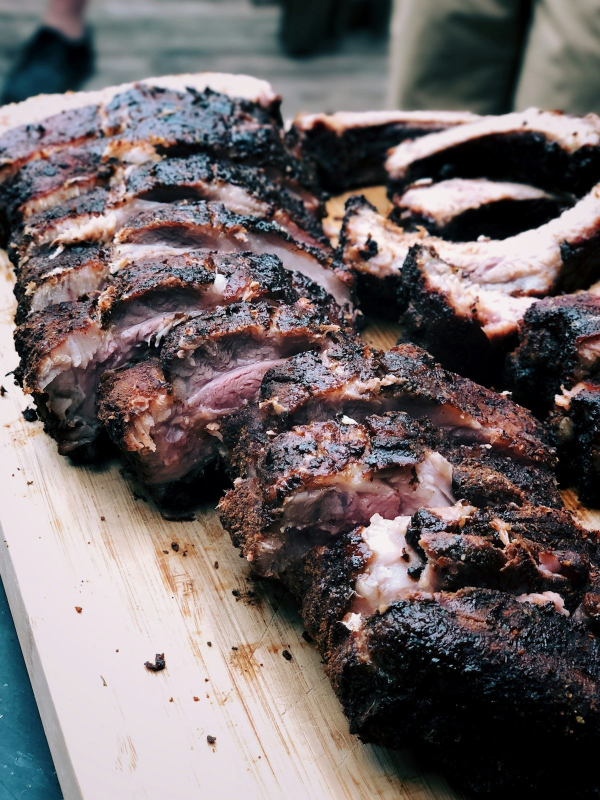
#> input picture assets/images/dining/houston-bbq.jpg, 1200 x 1600 px (shown at 1/2 size)
$ python optimize_images.py
#> lines starting #> are read from the running program, lines starting #| are printed output that depends on the picture
#!/usr/bin/env python3
"""
Image Optimizer for Houston 2025 Travel Guide
This script optimizes all images in the assets/images directory
"""

import os
import sys
from pathlib import Path
from PIL import Image, ImageOps
import concurrent.futures
import argparse

# Default settings
DEFAULT_QUALITY = 80
DEFAULT_WIDTH = 800
THUMBNAIL_WIDTH = 300
FORMATS = ["webp", "jpg"]
MAX_WORKERS = 4

def optimize_image(image_path, output_dir=None, width=DEFAULT_WIDTH, quality=DEFAULT_QUALITY, formats=FORMATS):
    """
    Optimize a single image

    Args:
        image_path: Path to the image file
        output_dir: Directory to save optimized images (if None, use same directory)
        width: Maximum width for the image
        quality: Quality setting (0-100)
        formats: List of formats to save (e.g., ["webp", "jpg"])

    Returns:
        dict: Statistics about the optimization
    """
    try:
        # Open the image
        img = Image.open(image_path)

        # Convert RGBA to RGB if needed (for JPEG compatibility)
        if img.mode == 'RGBA':
            img = img.convert('RGB')

        # Get original size
        original_size = os.path.getsize(image_path)

        # Resize if needed
        if img.width > width:
            # Calculate height to maintain aspect ratio
            height = int(img.height * (width / img.width))
            img = ImageOps.contain(img, (width, height))

        # Determine output directory
        if output_dir is None:
            output_dir = os.path.dirname(image_path)

        # Create output directory if it doesn't exist
        os.makedirs(output_dir, exist_ok=True)

        # Get filename without extension
        filename = Path(image_path).stem

        # Save in each format
        saved_files = []
        total_saved_size = 0

        for fmt in formats:
            # Determine output path
            output_path = os.path.join(output_dir, f"{filename}.{fmt}")

            # Save the image
            img.save(output_path, quality=quality, optimize=True)

            # Get new size
            new_size = os.path.getsize(output_path)

            # Calculate savings
            saved_size = original_size - new_size
            saved_percentage = (saved_size / original_size) * 100 if original_size > 0 else 0

            saved_files.append({
                "path": output_path,
                "format": fmt,
                "original_size": original_size,
                "new_size": new_size,
                "saved_size": saved_size,
                "saved_percentage": saved_percentage
            })

            total_saved_size += saved_size

        return {
            "original_path": image_path,
            "saved_files": saved_files,
            "total_saved_size": total_saved_size
        }

    except Exception as e:
        print(f"Error optimizing {image_path}: {e}")
        return {
            "original_path": image_path,
            "error": str(e)
        }

def find_images(directory):
    """Find all image files in a directory (recursively)"""
    image_extensions = ['.jpg', '.jpeg', '.png', '.gif']
    images = []

    for root, _, files in os.walk(directory):
        for file in files:
            if any(file.lower().endswith(ext) for ext in image_extensions):
                images.append(os.path.join(root, file))

    return images

def format_size(size_bytes):
    """Format size in bytes to human-readable format"""
    for unit in ['B', 'KB', 'MB', 'GB']:
        if size_bytes < 1024.0:
            return f"{size_bytes:.2f} {unit}"
        size_bytes /= 1024.0
    return f"{size_bytes:.2f} TB"

def main():
    """Main function"""
    parser = argparse.ArgumentParser(description="Optimize images for Houston 2025 Travel Guide")
    parser.add_argument("--directory", "-d", default="assets/images", help="Directory containing images to optimize")
    parser.add_argument("--output", "-o", help="Output directory for optimized images")
    parser.add_argument("--width", "-w", type=int, default=DEFAULT_WIDTH, help=f"Maximum width for images (default: {DEFAULT_WIDTH}px)")
    parser.add_argument("--quality", "-q", type=int, default=DEFAULT_QUALITY, help=f"Quality setting (0-100, default: {DEFAULT_QUALITY})")
    parser.add_argument("--formats", "-f", nargs="+", default=FORMATS, help=f"Output formats (default: {' '.join(FORMATS)})")
    parser.add_argument("--workers", type=int, default=MAX_WORKERS, help=f"Number of worker processes (default: {MAX_WORKERS})")

    args = parser.parse_args()

    # Find all images
    print(f"Searching for images in {args.directory}...")
    images = find_images(args.directory)
    print(f"Found {len(images)} images to optimize")

    if not images:
        print("No images found. Exiting.")
        return

    # Optimize images in parallel
    print(f"Optimizing images with {args.workers} worker processes...")
    results = []

    with concurrent.futures.ProcessPoolExecutor(max_workers=args.workers) as executor:
        futures = [executor.submit(optimize_image,
                                  image_path=img,
                                  output_dir=args.output,
                                  width=args.width,
                                  quality=args.quality,
                                  formats=args.formats) for img in images]
#> in optimize_image, img is the input picture: PIL image 1200x1600 RGB; mean R, G, B 112.3, 103, 103.3
#> in optimize_image, `img = ImageOps.contain(img, (width, height))`:
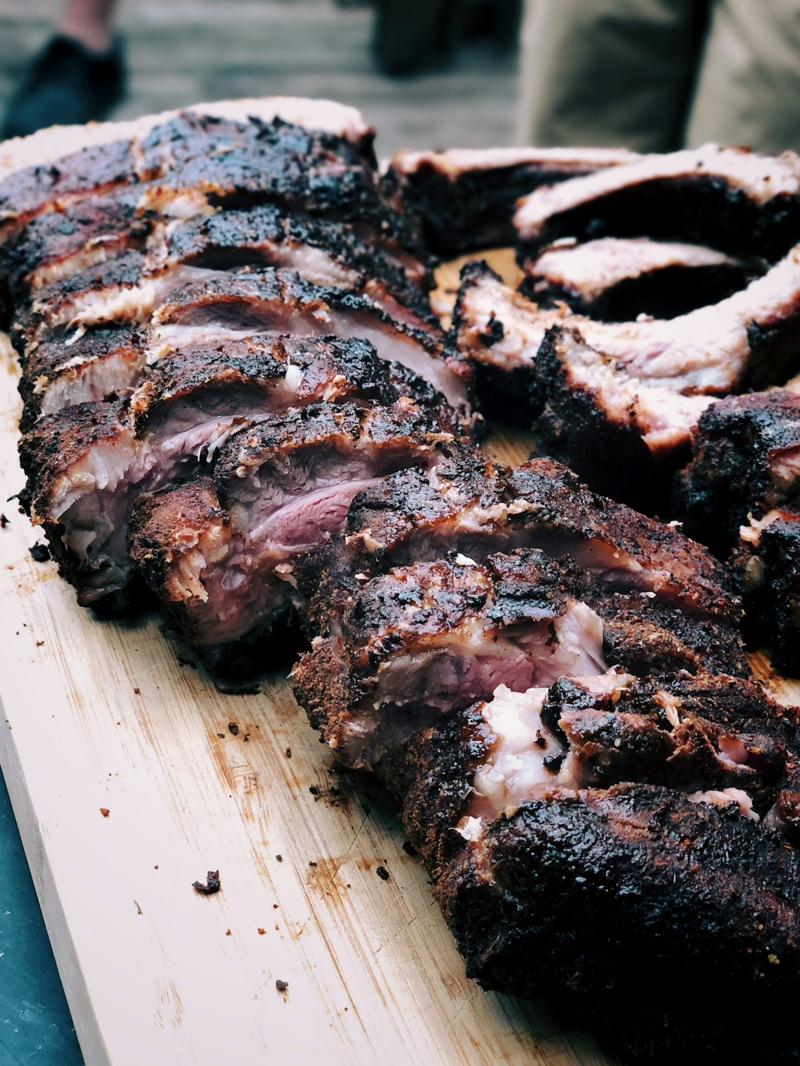
#> img: PIL image 800x1066 RGB; mean R, G, B 112.3, 103, 103.3
#> after the loop in optimize_image, `for fmt in formats:`: saved_files = 2 items; total_saved_size = 512391
#> call 2 of optimize_image, with width = 800, quality = 80
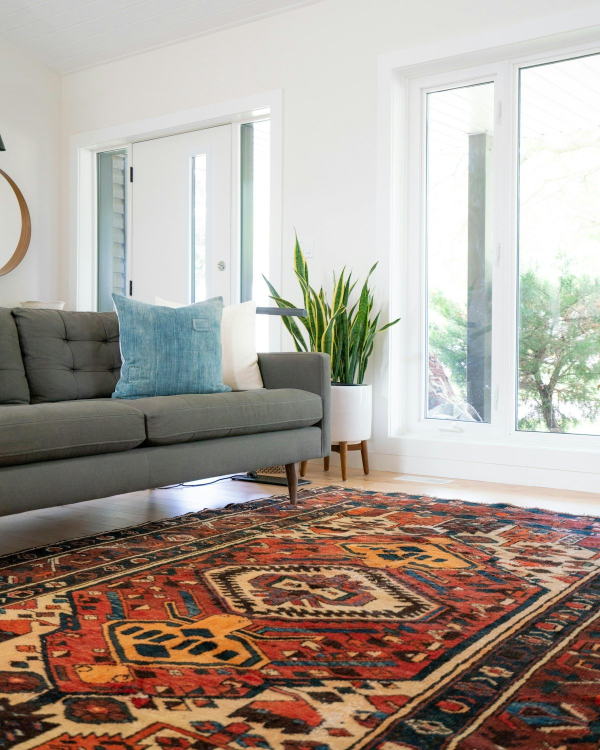
#> input picture assets/images/attractions/hermann-park-1.jpg, 1200 x 1500 px (shown at 1/2 size)
#> in optimize_image, img is the input picture: PIL image 1200x1500 RGB; mean R, G, B 170.4, 158.8, 148.8
#> in optimize_image (call 2), `img = ImageOps.contain(img, (width, height))`:
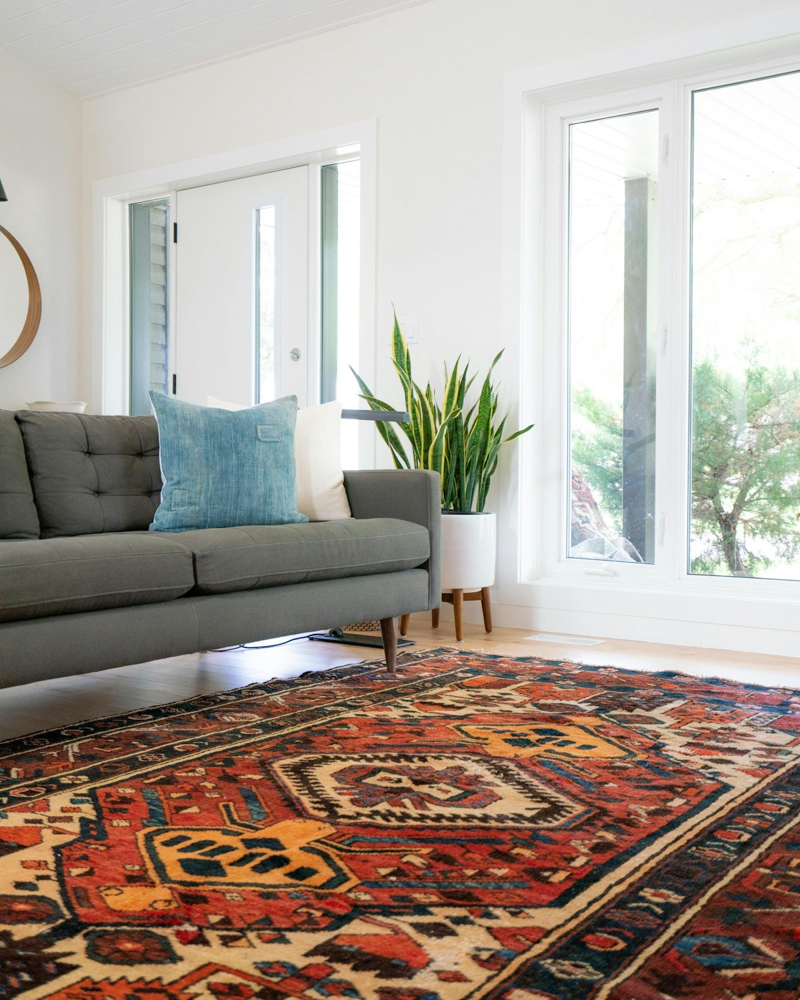
#> img: PIL image 800x1000 RGB; mean R, G, B 170.4, 158.8, 148.8
#> the loop in optimize_image (call 2), `for fmt in formats:` made 2 passes
#> (fmt, new_size, saved_size, saved_percentage, total_saved_size) on passes 1 to 2: ('webp', 100188, 240692, 70.61, 240692), ('jpg', 136428, 204452, 59.98, 445144)
#> after the loop in optimize_image (call 2), `for fmt in formats:`: total_saved_size = 445144
#> futures = 2 items

        for i, future in enumerate(concurrent.futures.as_completed(futures)):
            result = future.result()
            results.append(result)

            # Print progress
            print(f"Progress: {i+1}/{len(images)} images processed", end="\r")
#> this loop made 2 passes
#| Progress: 1/2 images processed
#| Progress: 2/2 images processed
#> after the loop, results = 2 items

    print("\nOptimization complete!")

    # Calculate statistics
    total_original_size = 0
    total_new_size = 0
    total_saved_size = 0
    error_count = 0

    for result in results:
        if "error" in result:
            error_count += 1
            continue

        for saved_file in result["saved_files"]:
            total_original_size += saved_file["original_size"]
            total_new_size += saved_file["new_size"]
            total_saved_size += saved_file["saved_size"]
#> after the loop, error_count = 0; total_new_size = 562703; total_original_size = 1520238; total_saved_size = 957535

    # Print summary
    print("\n--- Optimization Summary ---")
    print(f"Total images processed: {len(images)}")
    print(f"Successful: {len(images) - error_count}")
#| Successful: 2
    print(f"Failed: {error_count}")
#| Failed: 0
    print(f"Original size: {format_size(total_original_size)}")
#> the loop in format_size, `for unit in ['B', 'KB', 'MB', 'GB']:` made 3 passes
#> size_bytes on passes 1 to 2: 1484.6, 1.45
#> after the loop in format_size, `for unit in ['B', 'KB', 'MB', 'GB']:`: size_bytes = 1.45
#| Original size: 1.45 MB
    print(f"New size: {format_size(total_new_size)}")
#> the loop in format_size, `for unit in ['B', 'KB', 'MB', 'GB']:` made 2 passes
#> size_bytes on pass 1: 549.5
#> after the loop in format_size, `for unit in ['B', 'KB', 'MB', 'GB']:`: size_bytes = 549.5
#| New size: 549.51 KB
    print(f"Space saved: {format_size(total_saved_size)} ({(total_saved_size / total_original_size) * 100:.2f}%)")
#> the loop in format_size, `for unit in ['B', 'KB', 'MB', 'GB']:` made 2 passes
#> size_bytes on pass 1: 935.1
#> after the loop in format_size, `for unit in ['B', 'KB', 'MB', 'GB']:`: size_bytes = 935.1
#| Space saved: 935.09 KB (62.99%)
    print("---------------------------")

if __name__ == "__main__":
    main()
